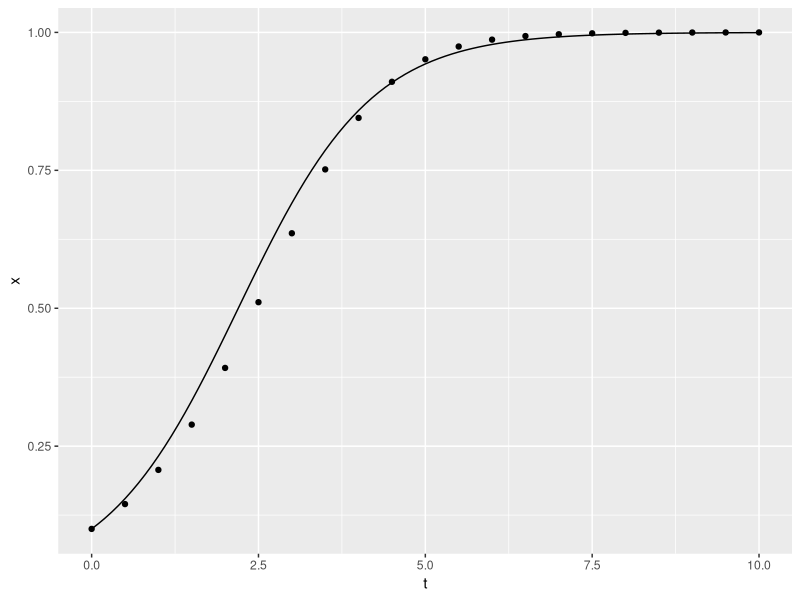
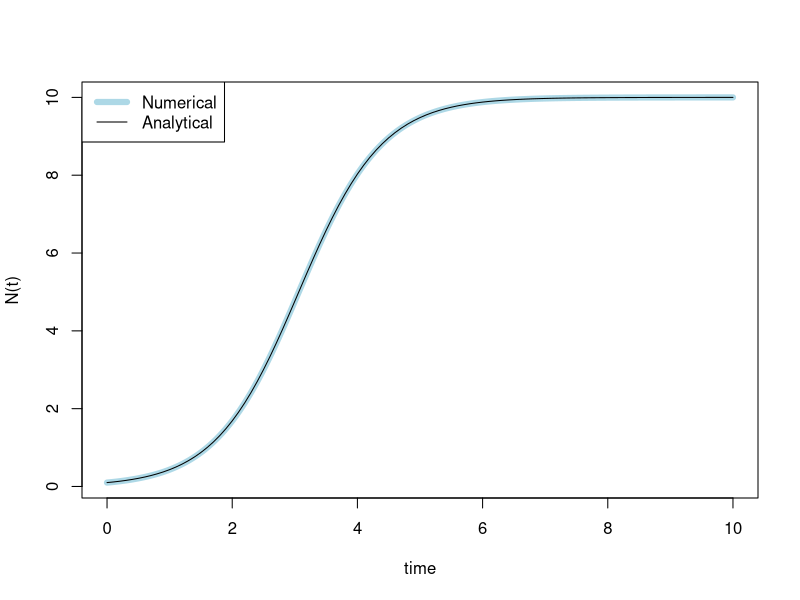
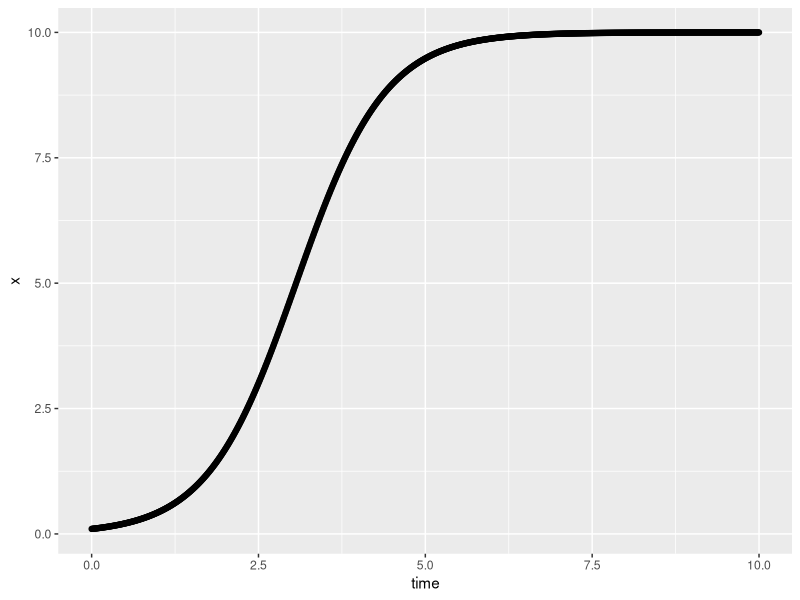
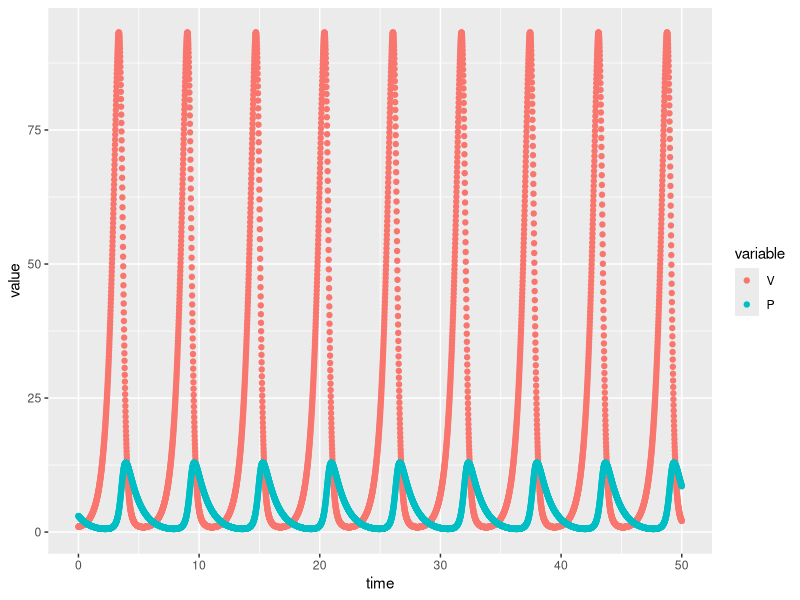
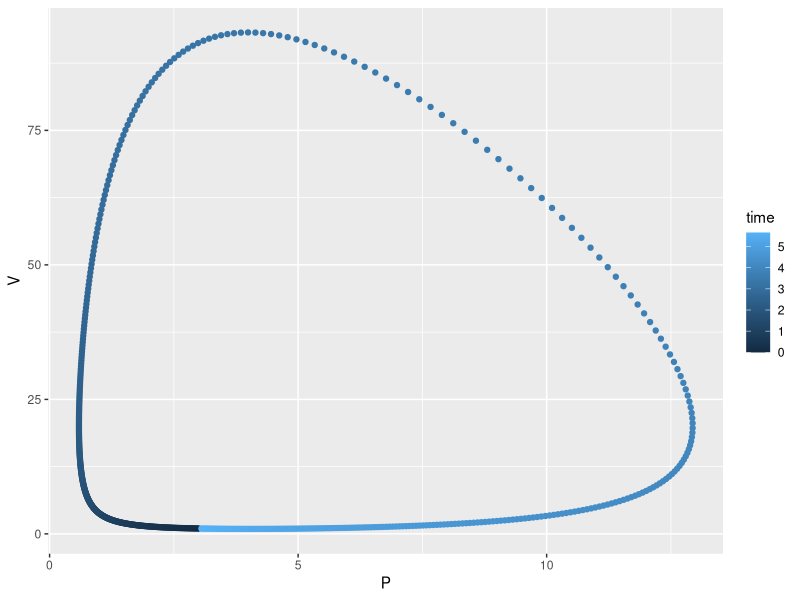

Source code (R) for these figures, in order:
## ---- chunk 1
# intervalos de tempo: uma sequência de zero a dez em passos de 0,5
time <- seq(0, 10, by = 0.5)
# condição inicial
x0 <- 0.1
## A função a ser integrada (expressão à direita da derivada acima)
f <- function(x){x * (1.-x)}
## Um vetor vazio para armazenar os resultados
x <- c()
## Armazena a condição inicial na primeira posição do vetor
x[1] <- x0


# loop ao longo do tempo: aproxima a função a cada passo de tempo
for (i in 1:(length(time)-1)){
    x[i+1] = x[i] + 0.5 * f(x[i])
}

## plotando com ggplot2
library(ggplot2)#carrega cada biblioteca uma vez por sessão R
p <- ggplot(data = data.frame(x = x, t = time), aes(t, x)) + geom_point()
analytic <- stat_function(fun=function(t){0.1 * exp(t)/(1+0.1*(exp(t)-1.))})
print(p+analytic)
## ---- chunk 2
# paramentros: devem estar em um vetor
parameters <- c(r = 1.5, K = 10)

# condições iniciais: também devem estar em um vetor, mesmo que seja um só valor
state <- c(x = 0.1)
## ---- chunk 3
## seqüência de tempo
time <- seq(from=0, to=10, by = 0.01)
## ---- chunk 4
## A ODE logística a ser integrada
logistic <- function(t, state, parameters){
    with(
        as.list(c(state, parameters)),{
            dx <- r*x*(1-x/K)
            return(list(dx))
        }
        )
}
## ---- chunk 5
library(deSolve)# Carrega a biblioteca para integração, basta chamar uma vez por seção do R
## Executa a integração
out <- ode(y = state, times = time, func = logistic, parms = parameters)
## ---- chunk 6
head(out) # primeiras 6 linhas
## ---- chunk 7
#### Para o jupyter notebook apenas
options(jupyter.plot_mimetypes = 'image/png', repr.plot.height=5)
####

plot(out, lwd=6, col="lightblue", main="", ylab="N(t)")
curve(0.1*10*exp(1.5*x)/(10+0.1*(exp(1.5*x)-1)), add=TRUE)
legend("topleft", c("Numerical", "Analytical"), lty=1, col=c("lightblue", "black"), lwd=c(6,1))
## ---- chunk 8
## Plotando com o ggplot2
p <- ggplot(data = as.data.frame(out), aes(time, x)) + geom_point()
analytic <- stat_function(fun=function(t){0.1*10*exp(1.5*t)/(10+0.1*(exp(1.5*t)-1))})
print(p+analytic)
## ---- chunk 9
# Paramêtros: vetor
parameters <- c(r = 2, k = 0.5, e = 0.1, d = 1)

# condições iniciais: vetor
state <- c(V = 1, P = 3)
## ---- chunk 10
# sequência do tempo
time <- seq(0, 50, by = 0.01)

# Paramêtros: vetor
parameters <- c(r = 2, k = 0.5, e = 0.1, d = 1)

# condições iniciais: vetor
state <- c(V = 1, P = 3)
## ---- chunk 11
# Função R para calcular o valor das derivadas a cada valor de tempo
# Use os nomes das variáveis conforme definido nos vetores acima
lotkaVolterra <- function(t, state, parameters){
  with(as.list(c(state, parameters)), {
    dV = r * V - k * V * P
    dP = e * k * V * P - d * P
    return(list(c(dV, dP)))
  })
}
## ---- chunk 12
## Integração com'ode'
out <- ode(y = state, times = time, func = lotkaVolterra, parms = parameters)

## Plotando
out.df = as.data.frame(out) # exigido pelo ggplot
library(reshape2)
out.m = melt(out.df, id.vars='time') # isso facilita a plotagem colocando todas as variáveis em uma única coluna

p <- ggplot(out.m, aes(time, value, color = variable)) + geom_point()
print(p)
## ---- chunk 13
p2 <- ggplot(data = out.df[1:567,], aes(x = P, V, color = time)) + geom_point()
print(p2)
